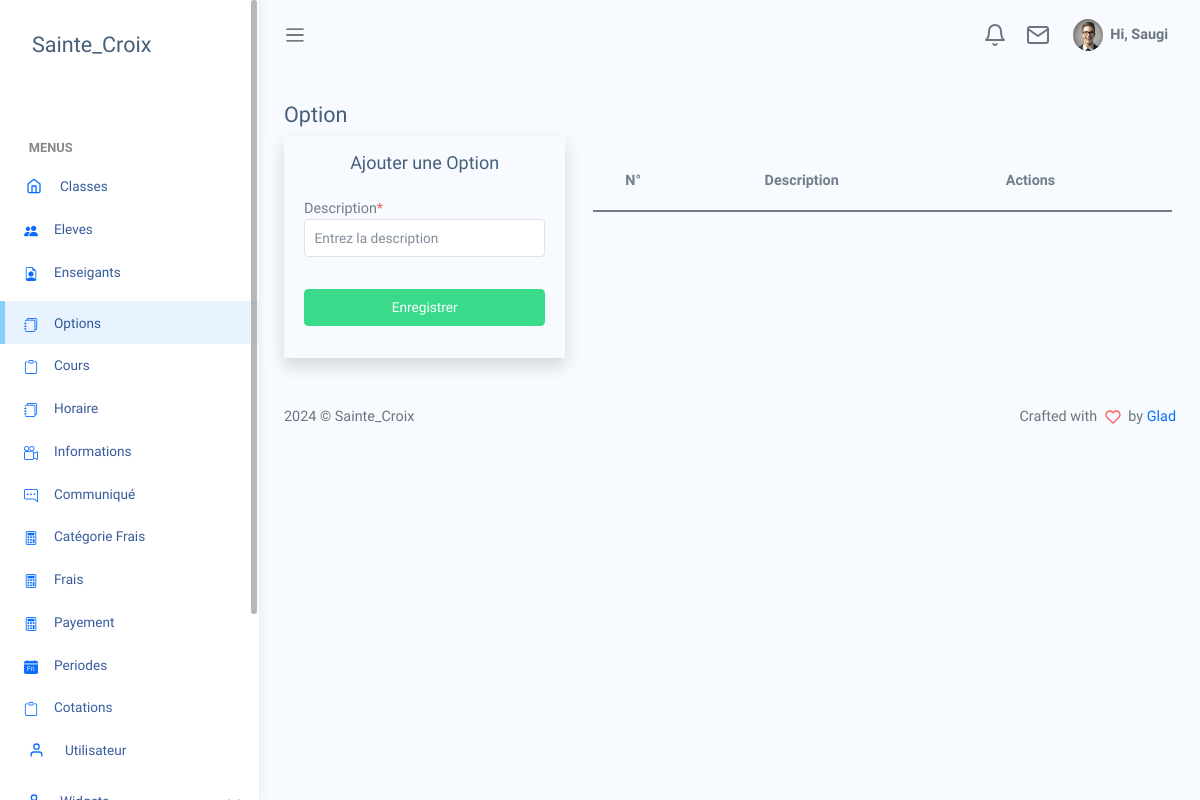
Page /views/Option.php on the earlier database version.
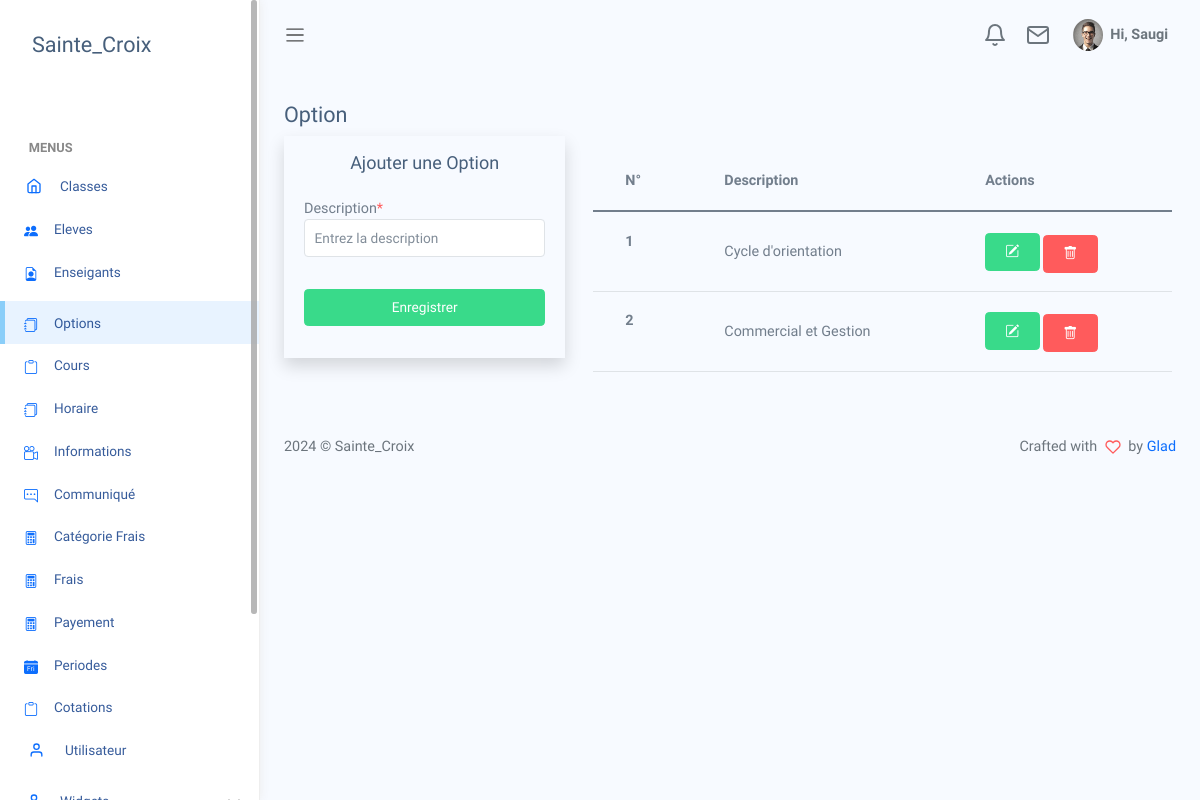
Same page on the later database version.
### tables this page shows
CREATE TABLE `option` (
  `id` int(11) NOT NULL,
  `Description` varchar(50) NOT NULL,
  `statut` int(11) NOT NULL
);

### models/select/select-Option.php (called while the page is built)
<?php
    if (isset($_GET['idOption'])){
        $id=$_GET['idOption'];
        $getDataMod=$connexion->prepare("SELECT * FROM `option` WHERE id=?");
        $getDataMod->execute([$id]);
        $tab=$getDataMod->fetch();
        $url="../models/updat/up-Option-post.php?idOption=".$id;
        $btn="Modifier";
        $title="Modifier une Option ";
    }
    else{
        $url="../models/add/add-Option-post.php";
        $btn="Enregistrer";
        $title="Ajouter une Option";
    }
    if(isset($_GET['search']) && !empty($_GET['search'])){
        $search=$_GET['search'];
        $getData=$connexion->prepare("SELECT * from client WHERE supprimer=0 AND client.nom LIKE ? OR client.postnom LIKE ? OR
        client.prenom LIKE ? OR client.genre LIKE ? OR client.adresse LIKE ? OR client.telephone LIKE ?");
        $getData->execute(["%".$search."%", "%".$search."%", "%".$search."%", "%".$search."%", "%".$search."%","%".$search."%"]);
    }
    else{
        $statut=0;
        $getData=$connexion->prepare("SELECT * from `option` WHERE `statut`=?");
        $getData->execute([$statut]);
    }

### views/Option.php (the view, shortened to what this page needs)
<?php
include '../connexion/connexion.php';
require_once('../models/select/select-Option.php');
?>
<!DOCTYPE html>
<html lang="en">
<head>
    <?php require_once('style.php') ?>
</head>
<body>
    <div id="app">
        <?php
        require_once('aside1.php');
        ?>
        <div id="main">
            <?php require_once('navbar.php') ?>
            <div class="main-content container-fluid">
                <div class="row">
                    <div class="col-12">
                        <h4>Option</h4>
                    </div>
                    <div class="col-xl-4 col-lg-4 col-md-6">
                        <form action="<?= $url ?>" class="shadow p-3" method="POST">
                            <h5 class="text-center"><?= $title ?></h5>
                            <div class="row">
                                <div class="col-12 p-3">
                                    <label for="">Description<span class="text-danger">*</span></label>
                                    <input required type="text" class="form-control" name="description" placeholder="Entrez la description" <?php if (isset($_GET['idOption'])) { ?>
                                        value="<?php echo $tab['Description']; ?> <?php }?>">
                                </div>
                                <div class="col-12 p-3">
                                    <input type="submit" class="btn btn-success w-100" name="Valider" value="<?= $btn ?>">
                                </div>
                            </div>
                        </form>
                    </div>
                    <div class="col-xl-8 col-lg-8 col-md-6 table-responsive px-3 pt-3">
                        <table class='table table-hover' id="table1">
                            <thead>
                                <tr>
                                    <th>N°</th>
                                    <th>Description</th>
                                    <th>Actions</th>
                                </tr>
                            </thead>
                            <tbody>
                                <?php
                                $n = 0;
                                while ($idOption = $getData->fetch()) {
                                    $n++;
                                ?>
                                    <tr>
                                        <th scope="row"><?= $n; ?></th>
                                        <td> <?= $idOption["Description"] ?></td>
                                        <td>
                                        <a href='Option.php?idOption=<?= $idOption['id'] ?>' class="btn btn-sm btn-success">
                                            <i class="bi bi-pencil-square"></i>
                                        </a>
                                        <a onclick=" return confirm('Voulez-vous vraiment supprimer ?')" href="../models/delete/del-Option-post.php?idSupOption=<?= $idOption['id'] ?>" class="btn btn-danger btn-sm mt-1">
                                            <i class="bi bi-trash"></i>
                                        </a>
                                    </td>
                                    </tr>
                                <?php
                                }
                                ?>
                            </tbody>
                        </table>
                    </div>
                </div>
            </div>
            <footer>
                <div class="footer clearfix mb-0 text-muted">
                    <div class="float-start">
                        <p>2024 &copy; Sainte_Croix</p>
                    </div>
                    <div class="float-end">
                        <p>Crafted with <span class='text-danger'><i data-feather="heart"></i></span> by <a href="wa.me:0997019883">Glad</a></p>
                    </div>
                </div>
            </footer>
        </div>
    </div>
</body>
</html>

Differences in the rows shown:
added option: Description "Cycle d'orientation"
added option: Description "Commercial et Gestion"
